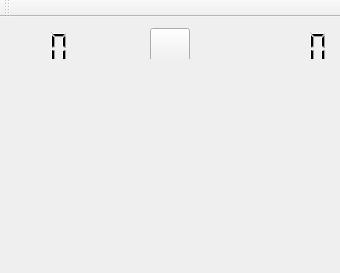
<?xml version="1.0" encoding="UTF-8"?>
<ui version="4.0">
 <class>M_Form</class>
 <widget class="QMainWindow" name="M_Form">
  <property name="enabled">
   <bool>true</bool>
  </property>
  <property name="geometry">
   <rect>
    <x>0</x>
    <y>0</y>
    <width>340</width>
    <height>273</height>
   </rect>
  </property>
  <property name="sizePolicy">
   <sizepolicy hsizetype="Minimum" vsizetype="Minimum">
    <horstretch>0</horstretch>
    <verstretch>0</verstretch>
   </sizepolicy>
  </property>
  <property name="minimumSize">
   <size>
    <width>180</width>
    <height>250</height>
   </size>
  </property>
  <property name="maximumSize">
   <size>
    <width>16777215</width>
    <height>16777215</height>
   </size>
  </property>
  <property name="windowTitle">
   <string>MineSweeper</string>
  </property>
  <property name="windowOpacity">
   <double>3.000000000000000</double>
  </property>
  <property name="toolButtonStyle">
   <enum>Qt::ToolButtonTextOnly</enum>
  </property>
  <widget class="QWidget" name="centralWidget">
   <widget class="QWidget" name="horizontalLayoutWidget">
    <property name="geometry">
     <rect>
      <x>0</x>
      <y>0</y>
      <width>341</width>
      <height>42</height>
     </rect>
    </property>
    <layout class="QHBoxLayout" name="horizontalLayout">
     <property name="spacing">
      <number>0</number>
     </property>
     <item alignment="Qt::AlignLeft">
      <widget class="QLCDNumber" name="Mine_C_Wid">
       <property name="minimumSize">
        <size>
         <width>60</width>
         <height>40</height>
        </size>
       </property>
       <property name="maximumSize">
        <size>
         <width>16777215</width>
         <height>16777215</height>
        </size>
       </property>
       <property name="sizeIncrement">
        <size>
         <width>1</width>
         <height>1</height>
        </size>
       </property>
       <property name="frameShape">
        <enum>QFrame::NoFrame</enum>
       </property>
       <property name="frameShadow">
        <enum>QFrame::Plain</enum>
       </property>
       <property name="lineWidth">
        <number>0</number>
       </property>
       <property name="digitCount">
        <number>3</number>
       </property>
      </widget>
     </item>
     <item alignment="Qt::AlignHCenter">
      <widget class="QPushButton" name="restart_smile">
       <property name="sizePolicy">
        <sizepolicy hsizetype="Fixed" vsizetype="Fixed">
         <horstretch>0</horstretch>
         <verstretch>0</verstretch>
        </sizepolicy>
       </property>
       <property name="minimumSize">
        <size>
         <width>40</width>
         <height>40</height>
        </size>
       </property>
       <property name="maximumSize">
        <size>
         <width>40</width>
         <height>40</height>
        </size>
       </property>
       <property name="text">
        <string/>
       </property>
      </widget>
     </item>
     <item alignment="Qt::AlignRight">
      <widget class="QLCDNumber" name="Time_C_Wid">
       <property name="minimumSize">
        <size>
         <width>60</width>
         <height>40</height>
        </size>
       </property>
       <property name="maximumSize">
        <size>
         <width>16777215</width>
         <height>16777215</height>
        </size>
       </property>
       <property name="frameShape">
        <enum>QFrame::NoFrame</enum>
       </property>
       <property name="frameShadow">
        <enum>QFrame::Plain</enum>
       </property>
       <property name="lineWidth">
        <number>0</number>
       </property>
       <property name="digitCount">
        <number>3</number>
       </property>
      </widget>
     </item>
    </layout>
   </widget>
  </widget>
  <widget class="QToolBar" name="toolBar">
   <property name="windowTitle">
    <string>toolBar</string>
   </property>
   <attribute name="toolBarArea">
    <enum>TopToolBarArea</enum>
   </attribute>
   <attribute name="toolBarBreak">
    <bool>false</bool>
   </attribute>
  </widget>
 </widget>
 <layoutdefault spacing="6" margin="11"/>
 <resources/>
 <connections/>
</ui>
